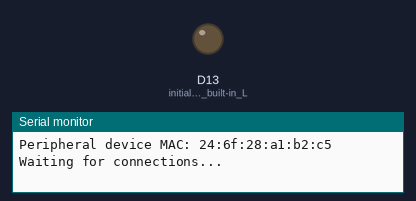
The sketch below on a simulated Arduino Nano 33 IoT. Parts: output pins drawn as LEDs (lit = HIGH), the last lines printed to the serial monitor. Nothing arrives over Bluetooth unless stated; a phone connects over Bluetooth LE 3 s after start.

Above: at 0.1 s.
At 3.1 s:
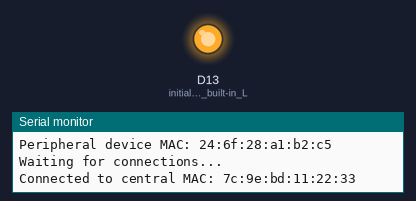
Timing chart, 0 to 4.6 s (numbered marks = the images above):
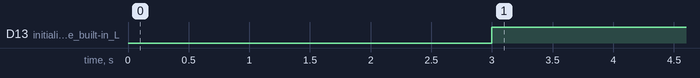

The sketch:

BluetoothTest2.ino
```cpp
/*
  Arduino Nano 33 BLE Getting Started
  BLE peripheral with a simple Hello World greeting service that can be viewed
  on a mobile phone
  Adapted from Arduino BatteryMonitor example
*/

#include <ArduinoBLE.h>

static const char* greeting = "Hello World!";
// Device name
const char* nameOfPeripheral = "MyCar";
const char* uuidOfService = "00001101-0000-1000-8000-00805f9b34fb";
const char* uuidOfRxChar = "00001142-0000-1000-8000-00805f9b34fb";
const char* uuidOfTxChar = "00001143-0000-1000-8000-00805f9b34fb";

// BLE Service
BLEService myCarService(uuidOfService);

// Setup the incoming data characteristic (RX).
const int WRITE_BUFFER_SIZE = 256;
bool WRITE_BUFFER_FIZED_LENGTH = false;

BLEService greetingService("180C");  // User defined service

BLEStringCharacteristic greetingCharacteristic("2A56",  // standard 16-bit characteristic UUID
    BLERead, 13); // remote clients will only be able to read this

// RX / TX Characteristics
BLECharacteristic rxChar(uuidOfRxChar, BLEWriteWithoutResponse | BLEWrite, WRITE_BUFFER_SIZE, WRITE_BUFFER_FIZED_LENGTH);
BLEByteCharacteristic txChar(uuidOfTxChar, BLERead | BLENotify | BLEBroadcast);

void setup() {
  Serial.begin(9600);    // initialize serial communication
  while (!Serial);

  pinMode(LED_BUILTIN, OUTPUT); // initialize the built-in LED pin

  if (!BLE.begin()) {   // initialize BLE
    Serial.println("starting BLE failed!");
    while (1);
  }

  BLE.setLocalName("Nano33BLE");  // Set name for connection
  BLE.setAdvertisedService(greetingService); // Advertise service
  greetingService.addCharacteristic(greetingCharacteristic); // Add characteristic to service
  BLE.addService(greetingService); // Add service
  greetingCharacteristic.setValue(greeting); // Set greeting string

  BLE.setAdvertisedService(myCarService);
  myCarService.addCharacteristic(rxChar);
  myCarService.addCharacteristic(txChar);
  BLE.addService(myCarService);

  BLE.advertise();  // Start advertising
  Serial.print("Peripheral device MAC: ");
  Serial.println(BLE.address());
  Serial.println("Waiting for connections...");
}

void loop() {
  BLEDevice central = BLE.central();  // Wait for a BLE central to connect

  // if a central is connected to the peripheral:
  if (central) {
    Serial.print("Connected to central MAC: ");
    // print the central's BT address:
    Serial.println(central.address());
    // turn on the LED to indicate the connection:
    digitalWrite(LED_BUILTIN, HIGH);

    while (central.connected()){txChar.writeValue(2); } // keep looping while connected

    // when the central disconnects, turn off the LED:
    digitalWrite(LED_BUILTIN, LOW);
    Serial.print("Disconnected from central MAC: ");
    Serial.println(central.address());
  }

}

void onRxCharValueUpdate(BLEDevice central, BLECharacteristic characteristic) {
  // central wrote new value to characteristic, update LED
  Serial.print("Characteristic event, read: ");
  byte test[256];
  int dataLength = rxChar.readValue(test, 256);

  for(int i = 0; i < dataLength; i++) {
    Serial.print((char)test[i]);
  }
  Serial.println();
  Serial.print("Value length = ");
  Serial.println(rxChar.valueLength());
}
```

Measured:
- by itself, D13 (initialize_the_built-in_L): LOW → HIGH at 3.0 s
